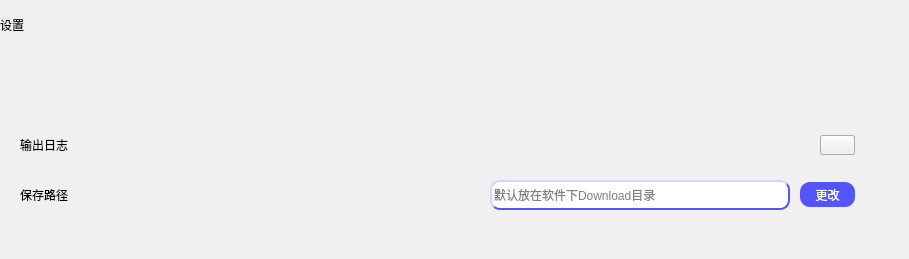
     <widget class="QWidget" name="page_2">
      <widget class="QWidget" name="widget_19" native="true">
       <property name="geometry">
        <rect>
         <x>0</x>
         <y>100</y>
         <width>900</width>
         <height>150</height>
        </rect>
       </property>
       <widget class="QLabel" name="label_40">
        <property name="geometry">
         <rect>
          <x>0</x>
          <y>0</y>
          <width>900</width>
          <height>150</height>
         </rect>
        </property>
        <property name="styleSheet">
         <string notr="true">background-color: rgb(240, 240, 240);
border-radius:20px;</string>
        </property>
        <property name="text">
         <string/>
        </property>
       </widget>
       <widget class="QLabel" name="label_41">
        <property name="geometry">
         <rect>
          <x>20</x>
          <y>20</y>
          <width>100</width>
          <height>50</height>
         </rect>
        </property>
        <property name="styleSheet">
         <string notr="true">font: 14pt &quot;华文行楷&quot;;</string>
        </property>
        <property name="text">
         <string>输出日志</string>
        </property>
       </widget>
       <widget class="QPushButton" name="pushButton_19">
        <property name="geometry">
         <rect>
          <x>820</x>
          <y>35</y>
          <width>35</width>
          <height>20</height>
         </rect>
        </property>
        <property name="styleSheet">
         <string notr="true">border-image: url(:/ico/ico/open.png);</string>
        </property>
        <property name="text">
         <string/>
        </property>
       </widget>
       <widget class="QPushButton" name="pushButton_20">
        <property name="geometry">
         <rect>
          <x>820</x>
          <y>35</y>
          <width>35</width>
          <height>20</height>
         </rect>
        </property>
        <property name="styleSheet">
         <string notr="true">border-image: url(:/ico/ico/shut.png);</string>
        </property>
        <property name="text">
         <string/>
        </property>
       </widget>
       <widget class="QLabel" name="label_42">
        <property name="geometry">
         <rect>
          <x>20</x>
          <y>70</y>
          <width>100</width>
          <height>50</height>
         </rect>
        </property>
        <property name="styleSheet">
         <string notr="true">font: 14pt &quot;华文行楷&quot;;</string>
        </property>
        <property name="text">
         <string>保存路径</string>
        </property>
       </widget>
       <widget class="QLineEdit" name="lineEdit_6">
        <property name="geometry">
         <rect>
          <x>490</x>
          <y>80</y>
          <width>300</width>
          <height>30</height>
         </rect>
        </property>
        <property name="styleSheet">
         <string notr="true">#lineEdit_6 {
	font: 75 10pt &quot;Alimama ShuHeiTi&quot;;
    border-style: outset;
    border-width: 2px;
	border-color: rgb(85, 85, 255);
	border-radius:10px
}</string>
        </property>
        <property name="placeholderText">
         <string>默认放在软件下Download目录</string>
        </property>
       </widget>
       <widget class="QPushButton" name="pushButton_21">
        <property name="geometry">
         <rect>
          <x>800</x>
          <y>82</y>
          <width>55</width>
          <height>25</height>
         </rect>
        </property>
        <property name="styleSheet">
         <string notr="true">#pushButton_21{
	color: rgb(255, 255, 255);
	background-color: rgb(85, 85, 255);
	border-radius:10px;
}
#pushButton_21:pressed{
	padding-left:2.5px;
	padding-top:3px;
}</string>
        </property>
        <property name="text">
         <string>更改</string>
        </property>
       </widget>
       <zorder>label_40</zorder>
       <zorder>label_41</zorder>
       <zorder>pushButton_20</zorder>
       <zorder>label_42</zorder>
       <zorder>lineEdit_6</zorder>
       <zorder>pushButton_21</zorder>
       <zorder>pushButton_19</zorder>
      </widget>
      <widget class="QLabel" name="label_43">
       <property name="geometry">
        <rect>
         <x>0</x>
         <y>0</y>
         <width>60</width>
         <height>50</height>
        </rect>
       </property>
       <property name="styleSheet">
        <string notr="true">font: 22pt &quot;华文行楷&quot;;</string>
       </property>
       <property name="text">
        <string>设置</string>
       </property>
      </widget>
     </widget>
